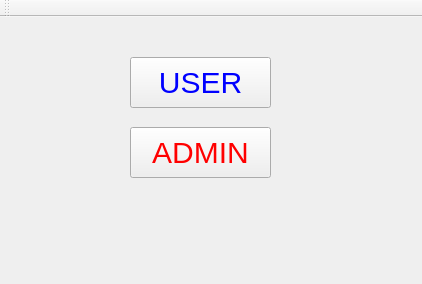
<?xml version="1.0" encoding="UTF-8"?>
<ui version="4.0">
 <class>Guide</class>
 <widget class="QMainWindow" name="Guide">
  <property name="geometry">
   <rect>
    <x>0</x>
    <y>0</y>
    <width>422</width>
    <height>284</height>
   </rect>
  </property>
  <property name="font">
   <font>
    <pointsize>20</pointsize>
   </font>
  </property>
  <property name="windowTitle">
   <string>Guide</string>
  </property>
  <property name="styleSheet">
   <string notr="true">color = red;</string>
  </property>
  <widget class="QWidget" name="centralWidget">
   <widget class="QPushButton" name="pushButton_user">
    <property name="geometry">
     <rect>
      <x>130</x>
      <y>40</y>
      <width>141</width>
      <height>51</height>
     </rect>
    </property>
    <property name="styleSheet">
     <string notr="true">color:blue;
font-size:30px; </string>
    </property>
    <property name="text">
     <string>USER</string>
    </property>
   </widget>
   <widget class="QPushButton" name="pushButton_admin">
    <property name="geometry">
     <rect>
      <x>130</x>
      <y>110</y>
      <width>141</width>
      <height>51</height>
     </rect>
    </property>
    <property name="styleSheet">
     <string notr="true">color:red;
font-size:30px;</string>
    </property>
    <property name="text">
     <string>ADMIN</string>
    </property>
   </widget>
  </widget>
  <widget class="QMenuBar" name="menuBar">
   <property name="geometry">
    <rect>
     <x>0</x>
     <y>0</y>
     <width>422</width>
     <height>17</height>
    </rect>
   </property>
  </widget>
  <widget class="QToolBar" name="mainToolBar">
   <attribute name="toolBarArea">
    <enum>TopToolBarArea</enum>
   </attribute>
   <attribute name="toolBarBreak">
    <bool>false</bool>
   </attribute>
  </widget>
 </widget>
 <layoutdefault spacing="6" margin="11"/>
 <resources/>
 <connections/>
</ui>
